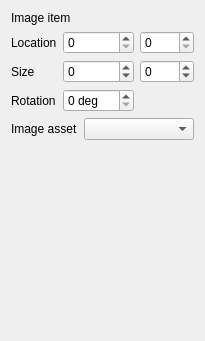
        <widget class="QWidget" name="pg_render_image">
         <layout class="QVBoxLayout" name="verticalLayout">
          <item>
           <widget class="QLabel" name="label_2">
            <property name="text">
             <string>Image item</string>
            </property>
           </widget>
          </item>
          <item>
           <layout class="QGridLayout" name="gridLayout">
            <item row="0" column="0">
             <widget class="QLabel" name="label">
              <property name="text">
               <string>Location</string>
              </property>
             </widget>
            </item>
            <item row="1" column="0">
             <widget class="QLabel" name="label_5">
              <property name="text">
               <string>Size</string>
              </property>
             </widget>
            </item>
            <item row="2" column="0">
             <widget class="QLabel" name="label_6">
              <property name="text">
               <string>Rotation</string>
              </property>
             </widget>
            </item>
            <item row="2" column="1">
             <widget class="QDoubleSpinBox" name="dsImageR">
              <property name="suffix">
               <string> deg</string>
              </property>
              <property name="decimals">
               <number>0</number>
              </property>
              <property name="maximum">
               <double>360.000000000000000</double>
              </property>
              <property name="singleStep">
               <double>10.000000000000000</double>
              </property>
             </widget>
            </item>
            <item row="0" column="3">
             <widget class="QSpinBox" name="sbImageY">
              <property name="maximum">
               <number>5000</number>
              </property>
              <property name="singleStep">
               <number>10</number>
              </property>
             </widget>
            </item>
            <item row="1" column="3">
             <widget class="QSpinBox" name="sbImageH">
              <property name="minimum">
               <number>-1</number>
              </property>
              <property name="maximum">
               <number>5000</number>
              </property>
              <property name="singleStep">
               <number>10</number>
              </property>
             </widget>
            </item>
            <item row="0" column="1">
             <widget class="QSpinBox" name="sbImageX">
              <property name="maximum">
               <number>5000</number>
              </property>
              <property name="singleStep">
               <number>10</number>
              </property>
             </widget>
            </item>
            <item row="1" column="1">
             <widget class="QSpinBox" name="sbImageW">
              <property name="minimum">
               <number>-1</number>
              </property>
              <property name="maximum">
               <number>5000</number>
              </property>
              <property name="singleStep">
               <number>10</number>
              </property>
             </widget>
            </item>
           </layout>
          </item>
          <item>
           <layout class="QHBoxLayout" name="horizontalLayout" stretch="0,10">
            <item>
             <widget class="QLabel" name="label_7">
              <property name="text">
               <string>Image asset</string>
              </property>
             </widget>
            </item>
            <item>
             <widget class="QComboBox" name="cbImageImage"/>
            </item>
           </layout>
          </item>
          <item>
           <spacer name="verticalSpacer_2">
            <property name="orientation">
             <enum>Qt::Orientation::Vertical</enum>
            </property>
            <property name="sizeHint" stdset="0">
             <size>
              <width>20</width>
              <height>190</height>
             </size>
            </property>
           </spacer>
          </item>
         </layout>
        </widget>
